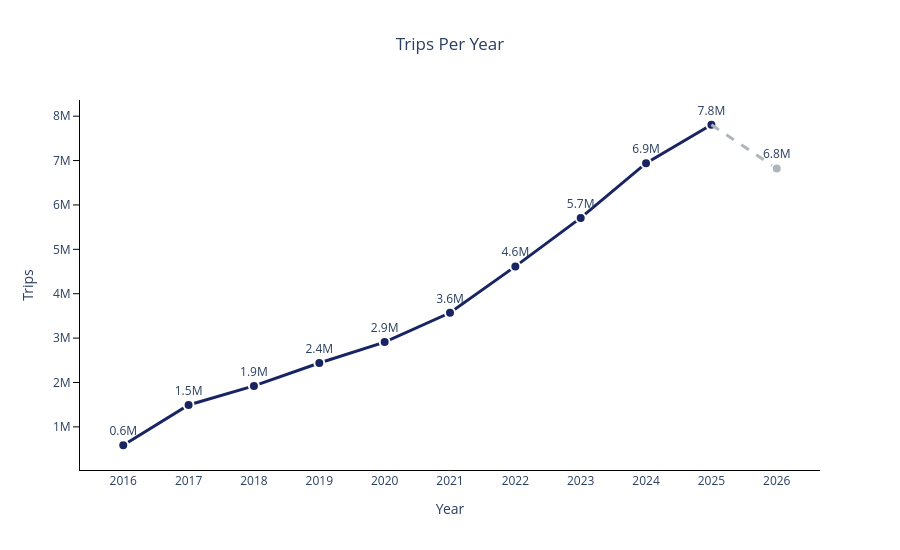

Write notebook code for a chart like this one.
### Code cell
trips_main = trips_yearly[trips_yearly['year'] <= 2025]
trips_connector = trips_yearly[trips_yearly['year'].isin([2025, 2026])]
trips_last_point = trips_yearly[trips_yearly['year'] == 2026]

fig_trips_per_year = go.Figure()

fig_trips_per_year.add_trace(go.Scatter(
    x=trips_main['year'],
    y=trips_main['nr_trips'],
    mode='lines+markers+text',
    text=[f"{v/1e6:.1f}M" for v in trips_main['nr_trips']],
    textposition='top center',
    line=dict(color="#192562", width=3),
    marker=dict(color='#192562', size=10, line=dict(color='white', width=2)),
    hovertemplate='<b>Year:</b> %{x}<br><b>Value:</b> %{y:,.0f}<extra></extra>',
))

fig_trips_per_year.add_trace(go.Scatter(
    x=trips_connector['year'],
    y=trips_connector['nr_trips'],
    mode='lines',
    line=dict(color='#B0B5BA', width=3, dash='dash'),
    showlegend=False,
    hoverinfo='skip',
))

fig_trips_per_year.add_trace(go.Scatter(
    x=trips_last_point['year'],
    y=trips_last_point['nr_trips'],
    mode='markers+text',
    text=[f"{v/1e6:.1f}M" for v in trips_last_point['nr_trips']],
    textposition='top center',
    marker=dict(color='#B0B5BA', size=10, line=dict(color='white', width=2)),
    hovertemplate='<b>Year:</b> %{x}<br><b>Value:</b> %{y:,.0f}<extra></extra>',
    showlegend=False,
))

fig_trips_per_year.update_layout(
    title=dict(text='Trips Per Year', x=0.5),
    xaxis=dict(title='Year', tickmode='array', showgrid=False, showline=True, linecolor='black',tickvals=stations_yearly['year']),
    yaxis=dict(title='Trips', showgrid=False, showline=True, linecolor='black',  dtick=1000000, ticks='outside', ticklen=6, tickcolor='black'),
    showlegend=False,
    hoverlabel=dict(bgcolor='#FFF8E7', bordercolor='#D9A440', font=dict(color='#1a1a1a', size=13)),
    plot_bgcolor='white',
    paper_bgcolor='white',
    
    autosize=True,
    height=550,
)

fig_trips_per_year

### Figure 1 — Plotly figure (JSON) as saved in the notebook; plotly's stock layout.template omitted (floating-point values rounded to 4 significant figures)
{"data": [{"hovertemplate": "<b>Year:</b> %{x}<br><b>Value:</b> %{y:,.0f}<extra></extra>", "line": {"color": "#192562", "width": 3}, "marker": {"color": "#192562", "line": {"color": "white", "width": 2}, "size": 10}, "mode": "lines+markers+text", "text": ["0.6M", "1.5M", "1.9M", "2.4M", "2.9M", "3.6M", "4.6M", "5.7M", "6.9M", "7.8M"], "textposition": "top center", "type": "scatter", "x": [2016, 2017, 2018, 2019, 2020, 2021, 2022, 2023, 2024, 2025], "y": [585530, 1492366, 1922955, 2439448, 2909384, 3569606, 4615878, 5708745, 6942221, 7807041]}, {"hoverinfo": "skip", "line": {"color": "#B0B5BA", "dash": "dash", "width": 3}, "mode": "lines", "showlegend": false, "type": "scatter", "x": [2025, 2026], "y": [7807041, 6818492]}, {"hovertemplate": "<b>Year:</b> %{x}<br><b>Value:</b> %{y:,.0f}<extra></extra>", "marker": {"color": "#B0B5BA", "line": {"color": "white", "width": 2}, "size": 10}, "mode": "markers+text", "showlegend": false, "text": ["6.8M"], "textposition": "top center", "type": "scatter", "x": [2026], "y": [6818492]}], "layout": {"autosize": true, "height": 550, "hoverlabel": {"bgcolor": "#FFF8E7", "bordercolor": "#D9A440", "font": {"color": "#1a1a1a", "size": 13}}, "paper_bgcolor": "white", "plot_bgcolor": "white", "showlegend": false, "title": {"text": "Trips Per Year", "x": 0.5}, "xaxis": {"linecolor": "black", "showgrid": false, "showline": true, "tickmode": "array", "tickvals": [2016, 2017, 2018, 2019, 2020, 2021, 2022, 2023, 2024, 2025, 2026], "title": {"text": "Year"}}, "yaxis": {"dtick": 1000000, "linecolor": "black", "showgrid": false, "showline": true, "tickcolor": "black", "ticklen": 6, "ticks": "outside", "title": {"text": "Trips"}}}}
